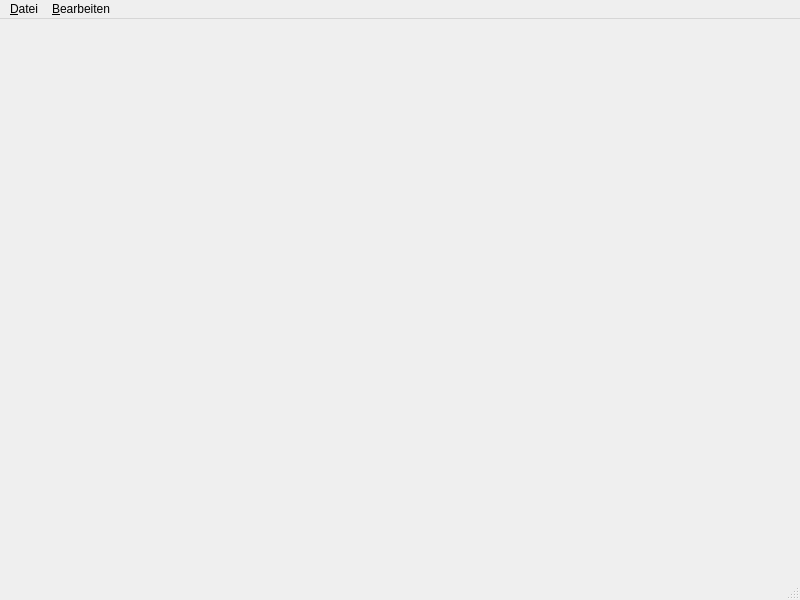
<?xml version="1.0" encoding="UTF-8"?>
<ui version="4.0">
 <class>MainWindow</class>
 <widget class="QMainWindow" name="MainWindow">
  <property name="geometry">
   <rect>
    <x>0</x>
    <y>0</y>
    <width>800</width>
    <height>600</height>
   </rect>
  </property>
  <property name="windowTitle">
   <string>MainWindow</string>
  </property>
  <widget class="QWidget" name="centralwidget"/>
  <widget class="QMenuBar" name="menubar">
   <property name="geometry">
    <rect>
     <x>0</x>
     <y>0</y>
     <width>800</width>
     <height>33</height>
    </rect>
   </property>
   <widget class="QMenu" name="menu_Menu">
    <property name="title">
     <string>&amp;Datei</string>
    </property>
   </widget>
   <widget class="QMenu" name="menu_Bearbeiten">
    <property name="title">
     <string>&amp;Bearbeiten</string>
    </property>
    <widget class="QMenu" name="menu_Einf_gen">
     <property name="title">
      <string>&amp;Einfügen</string>
     </property>
     <addaction name="actionBrand"/>
     <addaction name="actionModel"/>
    </widget>
    <addaction name="menu_Einf_gen"/>
   </widget>
   <addaction name="menu_Menu"/>
   <addaction name="menu_Bearbeiten"/>
  </widget>
  <widget class="QStatusBar" name="statusbar"/>
  <action name="actionBrand">
   <property name="text">
    <string>Marke</string>
   </property>
  </action>
  <action name="actionModel">
   <property name="text">
    <string>Modell</string>
   </property>
  </action>
 </widget>
 <resources/>
 <connections/>
</ui>
